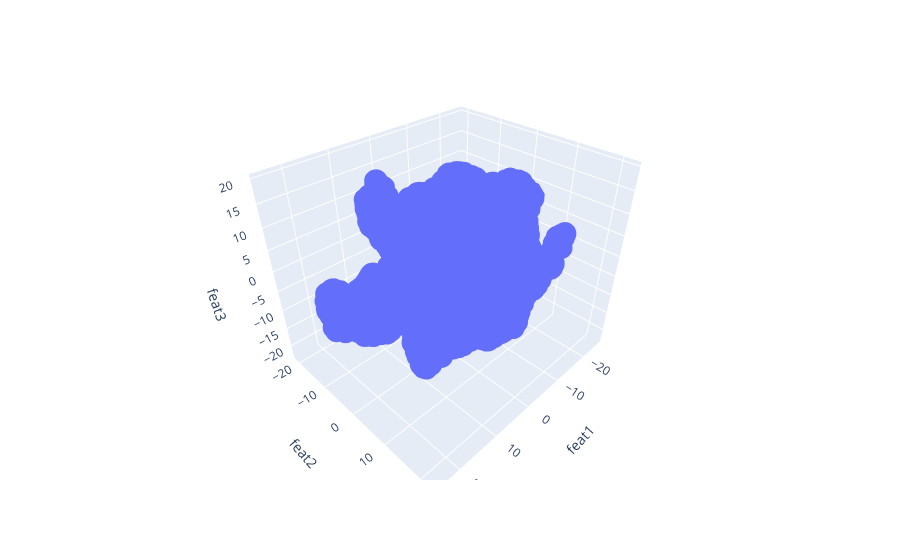

The notebook cell saved with this chart:
### Code cell
# Creating plot
import plotly.express as px
fig = px.scatter_3d(df, x='feat1', y='feat2', z='feat3')
fig.show()

### Figure 1 — Plotly figure (JSON) as saved in the notebook; plotly's stock layout.template omitted (floating-point values rounded to 4 significant figures; data arrays with more than 128 entries replaced by an {"elided": "..."} marker saying what was removed)
{"data": [{"hovertemplate": "feat1=%{x}<br>feat2=%{y}<br>feat3=%{z}<extra></extra>", "legendgroup": "", "marker": {"color": "#636efa", "symbol": "circle"}, "mode": "markers", "name": "", "scene": "scene", "showlegend": false, "type": "scatter3d", "x": {"elided": "7917 float values"}, "y": {"elided": "7917 float values"}, "z": {"elided": "7917 float values"}}], "layout": {"legend": {"tracegroupgap": 0}, "margin": {"t": 60}, "scene": {"domain": {"x": [0, 1], "y": [0, 1]}, "xaxis": {"title": {"text": "feat1"}}, "yaxis": {"title": {"text": "feat2"}}, "zaxis": {"title": {"text": "feat3"}}}}}
